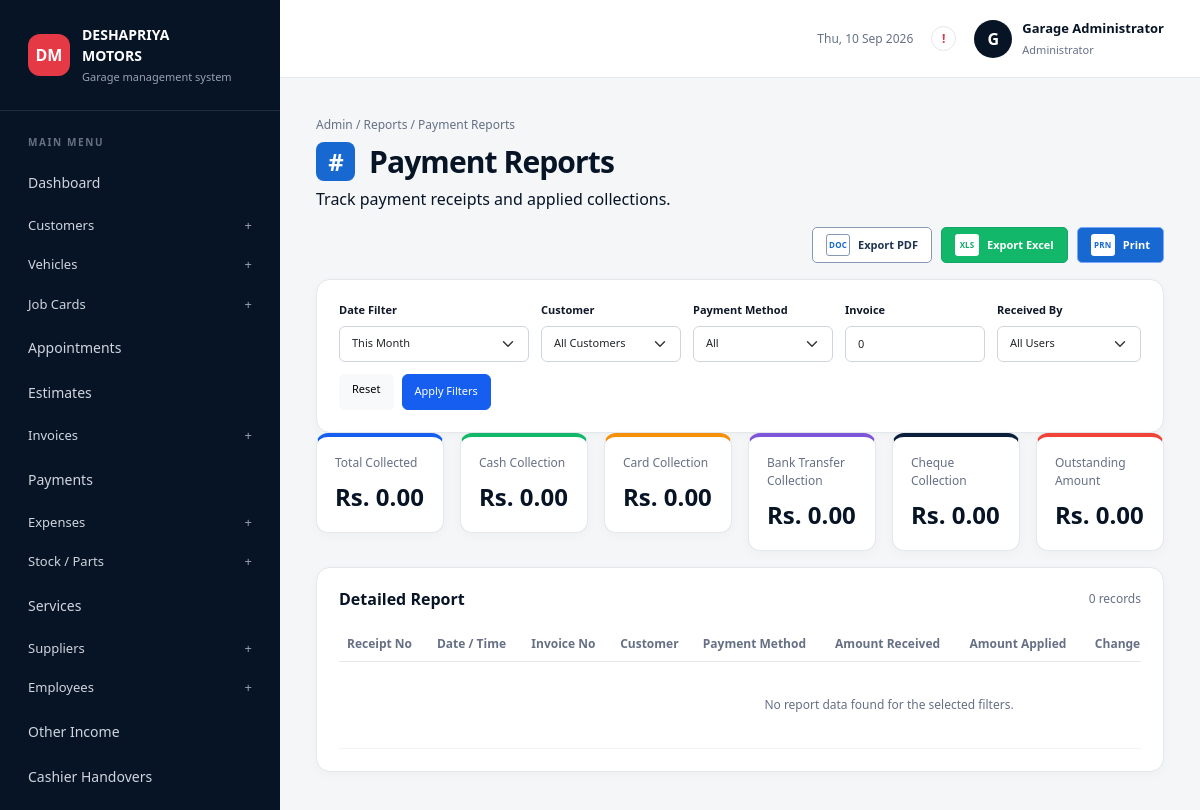
Page /index.php?page=admin&section=reports-payments (signed in) on the committed database.
### tables this page shows
CREATE TABLE IF NOT EXISTS `users` (
    `id` BIGINT UNSIGNED NOT NULL AUTO_INCREMENT,
    `name` VARCHAR(120) NOT NULL,
    `username` VARCHAR(80) NULL,
    `email` VARCHAR(190) NULL,
    `mobile` VARCHAR(40) NULL,
    `role` ENUM('administrator', 'cashier') NOT NULL DEFAULT 'cashier',
    `status` ENUM('active', 'inactive') NOT NULL DEFAULT 'active',
    `last_login_at` DATETIME NULL,
    `password` VARCHAR(255) NOT NULL,
    `created_at` TIMESTAMP NULL DEFAULT CURRENT_TIMESTAMP,
    `updated_at` TIMESTAMP NULL DEFAULT CURRENT_TIMESTAMP ON UPDATE CURRENT_TIMESTAMP,
    PRIMARY KEY (`id`),
    UNIQUE KEY `users_email_unique` (`email`),
    UNIQUE KEY `users_username_unique` (`username`)
);

### views/reports.php (the view, shortened to what the rows shown need)
<?php
$definition = $report['definition'];
$filters = $report['filters'];
$lookups = $report['lookups'];
$columns = $report['columns'];
$rows = $report['rows'];
$cards = $report['cards'];
$printMode = $printMode ?? false;
$isSalesReport = $section === 'reports-sales';
$sectionTitle = $definition['title'];
?>
<div class="admin-page-heading report-page-heading">
    <div>
        <div class="breadcrumb-line">Admin / Reports / <?= e($sectionTitle) ?></div>
        <h1 class="report-title"><span class="report-title-icon">#</span><?= e($sectionTitle) ?></h1>
        <p><?= $isSalesReport ? 'View sales performance, service income, spare parts sales and other revenue details.' : e($definition['subtitle']) ?></p>
    </div>
    <?php if (!$printMode): ?>
        <div class="report-actions no-print">
            <a class="btn report-action report-action-pdf" href="index.php?page=admin&amp;section=<?= e($section) ?>&amp;<?= e(report_query_string(['mode' => 'print'])) ?>" target="_blank"><span class="report-action-icon">DOC</span> Export PDF</a>
            <a class="btn report-action report-action-excel" href="index.php?page=admin&amp;section=<?= e($section) ?>&amp;<?= e(report_query_string(['export' => 'excel'])) ?>"><span class="report-action-icon">XLS</span> Export Excel</a>
            <a class="btn report-action report-action-print" href="index.php?page=admin&amp;section=<?= e($section) ?>&amp;<?= e(report_query_string(['mode' => 'print'])) ?>" target="_blank"><span class="report-action-icon">PRN</span> Print</a>
        </div>
    <?php endif; ?>
</div>
<?php if ($isSalesReport): ?>
<section class="admin-panel report-filter-panel report-sales-filter-panel no-print">
    <form method="get" class="report-filter-form report-sales-filter-form">
        <input type="hidden" name="page" value="admin">
        <input type="hidden" name="section" value="reports-sales">
        <div class="report-date-tabs" role="tablist" aria-label="Date range">
            <?php foreach (['today' => 'Today', 'week' => 'This Week', 'month' => 'This Month', 'custom' => 'Custom Date'] as $dateMode => $dateLabel): ?>
                <button type="button" class="report-date-tab <?= $filters['date_mode'] === $dateMode ? 'active' : '' ?>" data-date-mode="<?= e($dateMode) ?>"><?= e($dateLabel) ?></button>
            <?php endforeach; ?>
        </div>
        <label class="report-sales-date-field <?= $filters['date_mode'] === 'custom' ? '' : 'd-none' ?>" data-custom-date>
            From Date
            <input class="form-control" type="date" name="from_date" value="<?= e($filters['from_date']) ?>">
        </label>
        <label class="report-sales-date-field <?= $filters['date_mode'] === 'custom' ? '' : 'd-none' ?>" data-custom-date>
            To Date
            <input class="form-control" type="date" name="to_date" value="<?= e($filters['to_date']) ?>">
        </label>
        <input type="hidden" name="date_mode" value="<?= e($filters['date_mode']) ?>" data-date-mode-input>
        <label>Invoice Type
            <select class="form-select" name="invoice_type">
                <option value="">All Types</option>
                <option value="job_card" <?= $filters['invoice_type'] === 'job_card' ? 'selected' : '' ?>>Job Card</option>
                <option value="quick" <?= $filters['invoice_type'] === 'quick' ? 'selected' : '' ?>>Quick Invoice</option>
            </select>
        </label>
        <label>Customer
            <select class="form-select" name="customer_id">
                <option value="0">All Customers</option>
                <?php foreach ($lookups['customers'] as $customer): ?>
                    <option value="<?= (int) $customer['id'] ?>" <?= $filters['customer_id'] === (int) $customer['id'] ? 'selected' : '' ?>><?= e($customer['name']) ?></option>
                <?php endforeach; ?>
            </select>
        </label>
        <label>Payment Status
            <select class="form-select" name="payment_status">
                <option value="">All Status</option>
                <option value="paid" <?= $filters['payment_status'] === 'paid' ? 'selected' : '' ?>>Paid</option>
                <option value="partial" <?= $filters['payment_status'] === 'partial' ? 'selected' : '' ?>>Partial</option>
                <option value="due" <?= $filters['payment_status'] === 'due' ? 'selected' : '' ?>>Due</option>
            </select>
        </label>
        <div class="report-filter-actions">
            <button class="btn btn-primary" type="submit">Apply Filters</button>
            <a class="btn btn-light" href="index.php?page=admin&amp;section=reports-sales">Reset</a>
        </div>
    </form>
</section>
<?php else: ?>
<section class="admin-panel report-filter-panel no-print">
    <form method="get" class="report-filter-form">
        <label>
            Date Filter
            <select class="form-select" name="date_mode">
                <option value="month" <?= $filters['date_mode'] === 'month' ? 'selected' : '' ?>>This Month</option>
            </select>
        </label>
        <?php if ($section === 'reports-customers' || $section === 'reports-vehicles' || $section === 'reports-payments'): ?>
            <label>
                Customer
                <select class="form-select" name="customer_id">
                    <option value="0">All Customers</option>
                </select>
            </label>
        <?php endif; ?>
        <?php if ($section === 'reports-payments'): ?>
            <label>
                Payment Method
                <select class="form-select" name="payment_method">
                    <option value="">All</option>
                </select>
            </label>
            <label>
                Invoice
                <input class="form-control" type="number" min="1" name="invoice_id" value="<?= e((string) $filters['invoice_id']) ?>" placeholder="Invoice ID">
            </label>
            <label>
                Received By
                <select class="form-select" name="received_by">
                    <option value="0">All Users</option>
                </select>
            </label>
        <?php endif; ?>
        <div class="report-filter-actions">
            <a class="btn btn-light" href="index.php?page=admin&amp;section=<?= e($section) ?>">Reset</a>
            <button class="btn btn-primary" type="submit">Apply Filters</button>
        </div>
    </form>
</section>
<?php endif; ?>
<div class="row g-3 report-cards <?= $isSalesReport ? 'report-sales-cards' : '' ?>">
    <?php foreach ($cards as $card): ?>
        <div class="col-sm-6 col-xl-<?= count($cards) >= 6 ? '2' : '3' ?>">
            <div class="admin-kpi report-kpi report-tone-<?= e($card['tone'] ?: 'blue') ?>">
                <div><span><?= e($card['label']) ?></span>
                <strong><?= ($card['currency'] ?? true) ? 'Rs. ' : '' ?><?= e($card['value']) ?></strong>
                <?php if ($isSalesReport): ?><small>Current selected period</small><?php endif; ?></div>
            </div>
        </div>
    <?php endforeach; ?>
</div>
<section class="admin-panel report-table-panel <?= $isSalesReport ? 'report-sales-details' : '' ?>">
    <div class="panel-heading">
        <h2><?= $isSalesReport ? '<span class="report-panel-icon">+</span> Sales Details' : 'Detailed Report' ?></h2>
        <span class="muted-label"><?= number_format((int) $report['total_rows']) ?> records</span>
    </div>
    <div class="table-responsive">
        <table class="table admin-table report-table">
            <thead>
                <tr>
                    <?php foreach ($columns as $label): ?><th><?= e($label) ?></th><?php endforeach; ?>
                </tr>
            </thead>
            <tbody>
                <?php if (!$rows): ?>
                    <tr><td colspan="<?= count($columns) ?>" class="empty-table">No report data found for the selected filters.</td></tr>
                <?php else: foreach ($rows as $row): ?>
                    <tr>
                        <?php foreach (array_keys($columns) as $key): ?>
                            <td><?= e(report_cell_display($key, $row[$key] ?? '')) ?></td>
                        <?php endforeach; ?>
                    </tr>
                <?php endforeach; endif; ?>
            </tbody>
        </table>
    </div>
</section>

### includes/header.php (shortened to what the rows shown need)
<?php $user = current_user(); $isAdmin = $user['role'] === 'administrator'; $pendingCashHandoverCount = 0; $pendingAdvanceRequestCount = 0; if ($isAdmin) { try { require_once __DIR__ . '/cashier-advances.php'; ensure_cashier_advance_table(); $pendingCashHandoverCount = (int) database()->query("SELECT COUNT(*) FROM cashier_registers WHERE handover_status = 'pending'")->fetchColumn(); $pendingAdvanceRequestCount = (int) database()->query("SELECT COUNT(*) FROM cashier_advance_requests WHERE status = 'pending'")->fetchColumn(); } catch (Throwable $ignored) {} } ?>
<!doctype html>
<html lang="en">
<head>
    <link href="https://cdn.jsdelivr.net/npm/bootstrap@5.3.3/dist/css/bootstrap.min.css" rel="stylesheet">
    <link href="assets/css/style.css?v=<?= (int) filemtime(__DIR__ . '/../assets/css/style.css') ?>" rel="stylesheet">
    <?php if (strpos((string) ($section ?? ''), 'reports-') === 0): ?><link href="assets/css/reports.css?v=<?= (int) filemtime(__DIR__ . '/../assets/css/reports.css') ?>" rel="stylesheet"><link href="assets/css/reports-overrides.css?v=<?= (int) filemtime(__DIR__ . '/../assets/css/reports-overrides.css') ?>" rel="stylesheet"><?php endif; ?>
</head>
<body class="<?= $isAdmin ? 'admin-user' : 'cashier-user' ?>">
<?php $referenceLayout = $isAdmin && (strpos((string) ($section ?? ''), 'customers') === 0 || strpos((string) ($section ?? ''), 'vehicles') === 0 || strpos((string) ($section ?? ''), 'suppliers') === 0 || strpos((string) ($section ?? ''), 'employees') === 0 || strpos((string) ($section ?? ''), 'jobcards') === 0); ?>
<div class="app-shell <?= $referenceLayout ? 'customer-layout' : '' ?> <?= ($section ?? '') === 'vehicles' ? 'vehicle-list-page' : '' ?>">
    <div class="main-area">
        <header class="topbar <?= $isAdmin ? 'admin-topbar' : '' ?>">
            <div class="topbar-tools"><span class="header-date d-none d-md-inline"><?= date('D, d M Y') ?></span><?php if ($isAdmin): ?><a class="notification-dot <?= ($pendingCashHandoverCount + $pendingAdvanceRequestCount) > 0 ? 'notification-active' : '' ?>" href="index.php?page=admin&amp;section=cashier-advance-requests" aria-label="Notifications" title="Advance requests and cash handovers"><?= ($pendingCashHandoverCount + $pendingAdvanceRequestCount) > 0 ? ($pendingCashHandoverCount + $pendingAdvanceRequestCount) : '!' ?></a><?php else: ?><span class="notification-dot" aria-label="Notifications">!</span><?php endif; ?><div class="user-chip"><div class="avatar"><?= e(strtoupper(substr($user['name'], 0, 1))) ?></div><div class="d-none d-sm-block"><strong><?= e($user['name']) ?></strong><small><?= e(ucfirst($user['role'])) ?></small></div></div></div>
        </header>
        <main class="content-area">

### rows in the picture
users: name "G", name "Garage Administrator", role "Administrator"

### other values in the picture
$group "Dashboard"
$group "Customers"
$group "Vehicles"
$group "Job Cards"
$group "Appointments"
$group "Estimates"
$group "Invoices"
$group "Payments"
$group "Expenses"
$group "Stock / Parts"
$group "Services"
$group "Suppliers"
$group "Employees"
$group "Other Income"
$group "Cashier Handovers"
